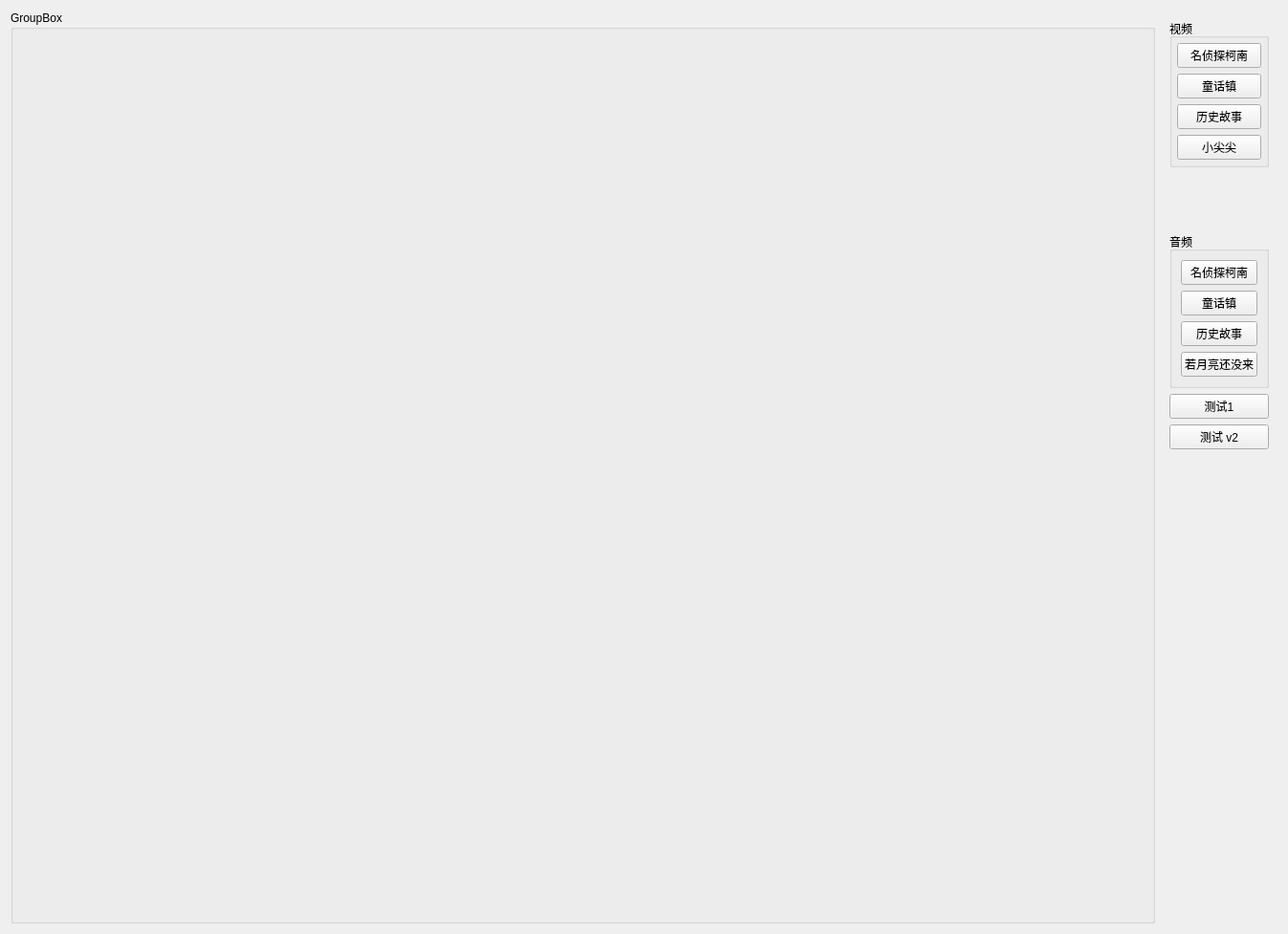
<?xml version="1.0" encoding="UTF-8"?>
<ui version="4.0">
 <class>frmmain</class>
 <widget class="QWidget" name="frmmain">
  <property name="geometry">
   <rect>
    <x>0</x>
    <y>0</y>
    <width>1347</width>
    <height>977</height>
   </rect>
  </property>
  <property name="windowTitle">
   <string>frmmain</string>
  </property>
  <layout class="QGridLayout" name="gridLayout_2">
   <item row="0" column="0">
    <widget class="QGroupBox" name="groupBox">
     <property name="title">
      <string>GroupBox</string>
     </property>
     <layout class="QGridLayout" name="gridLayout">
      <item row="1" column="1">
       <widget class="M_FFmpegWidget" name="widget_4" native="true"/>
      </item>
      <item row="0" column="1">
       <widget class="M_FFmpegWidget" name="widget_2" native="true"/>
      </item>
      <item row="0" column="0">
       <widget class="M_FFmpegWidget" name="widget" native="true"/>
      </item>
      <item row="1" column="0">
       <widget class="M_FFmpegWidget" name="widget_3" native="true"/>
      </item>
      <item row="2" column="0">
       <widget class="M_DecodeWidegt" name="widget_6" native="true"/>
      </item>
      <item row="2" column="1">
       <widget class="v2_DecodeWidget" name="widget_7" native="true"/>
      </item>
     </layout>
    </widget>
   </item>
   <item row="0" column="1">
    <widget class="QWidget" name="widget_5" native="true">
     <property name="sizePolicy">
      <sizepolicy hsizetype="Fixed" vsizetype="Preferred">
       <horstretch>0</horstretch>
       <verstretch>0</verstretch>
      </sizepolicy>
     </property>
     <layout class="QVBoxLayout" name="verticalLayout_3">
      <item>
       <widget class="QGroupBox" name="groupBox_2">
        <property name="title">
         <string>视频</string>
        </property>
        <layout class="QVBoxLayout" name="verticalLayout_2">
         <property name="leftMargin">
          <number>5</number>
         </property>
         <property name="topMargin">
          <number>5</number>
         </property>
         <property name="rightMargin">
          <number>5</number>
         </property>
         <property name="bottomMargin">
          <number>5</number>
         </property>
         <item>
          <widget class="QPushButton" name="pushButton_2">
           <property name="text">
            <string>名侦探柯南</string>
           </property>
          </widget>
         </item>
         <item>
          <widget class="QPushButton" name="pushButton">
           <property name="text">
            <string>童话镇</string>
           </property>
          </widget>
         </item>
         <item>
          <widget class="QPushButton" name="pushButton_3">
           <property name="text">
            <string>历史故事</string>
           </property>
          </widget>
         </item>
         <item>
          <widget class="QPushButton" name="pushButton_4">
           <property name="text">
            <string>小尖尖</string>
           </property>
          </widget>
         </item>
        </layout>
       </widget>
      </item>
      <item>
       <spacer name="verticalSpacer_2">
        <property name="orientation">
         <enum>Qt::Vertical</enum>
        </property>
        <property name="sizeHint" stdset="0">
         <size>
          <width>20</width>
          <height>40</height>
         </size>
        </property>
       </spacer>
      </item>
      <item>
       <widget class="QGroupBox" name="groupBox_3">
        <property name="title">
         <string>音频</string>
        </property>
        <layout class="QVBoxLayout" name="verticalLayout">
         <item>
          <widget class="QPushButton" name="pushButton_6">
           <property name="text">
            <string>名侦探柯南</string>
           </property>
          </widget>
         </item>
         <item>
          <widget class="QPushButton" name="pushButton_5">
           <property name="text">
            <string>童话镇</string>
           </property>
          </widget>
         </item>
         <item>
          <widget class="QPushButton" name="pushButton_7">
           <property name="text">
            <string>历史故事</string>
           </property>
          </widget>
         </item>
         <item>
          <widget class="QPushButton" name="pushButton_8">
           <property name="text">
            <string>若月亮还没来</string>
           </property>
          </widget>
         </item>
        </layout>
       </widget>
      </item>
      <item>
       <widget class="QPushButton" name="pushButton_10">
        <property name="text">
         <string>测试1</string>
        </property>
       </widget>
      </item>
      <item>
       <widget class="QPushButton" name="pushButton_9">
        <property name="text">
         <string>测试 v2</string>
        </property>
       </widget>
      </item>
      <item>
       <spacer name="verticalSpacer">
        <property name="orientation">
         <enum>Qt::Vertical</enum>
        </property>
        <property name="sizeHint" stdset="0">
         <size>
          <width>20</width>
          <height>487</height>
         </size>
        </property>
       </spacer>
      </item>
     </layout>
    </widget>
   </item>
  </layout>
 </widget>
 <customwidgets>
  <customwidget>
   <class>M_FFmpegWidget</class>
   <extends>QWidget</extends>
   <header location="global">m_ffmpeg.h</header>
   <container>1</container>
  </customwidget>
  <customwidget>
   <class>M_DecodeWidegt</class>
   <extends>QWidget</extends>
   <header location="global">m_decodethread.h</header>
   <container>1</container>
  </customwidget>
  <customwidget>
   <class>v2_DecodeWidget</class>
   <extends>QWidget</extends>
   <header location="global">v2_m_video.h</header>
   <container>1</container>
  </customwidget>
 </customwidgets>
 <resources/>
 <connections/>
</ui>
